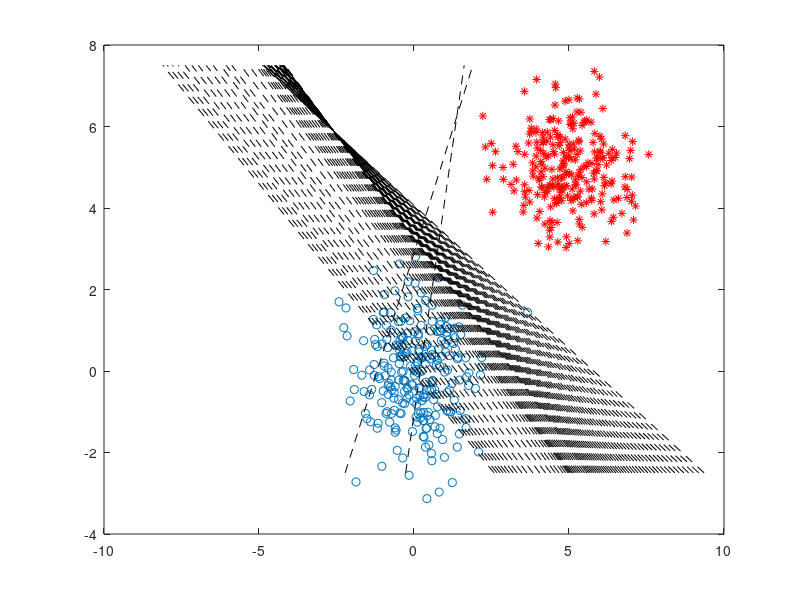

This chart was generated by the following MATLAB code: (Note: this script raises an error after producing the figure.)
clear all
close all
clc

x1 = randn(1, 250);
x2 = randn(1, 250);

C1 = [x1; x2];

x1 = 5 + randn(1, 250);
x2 = 5 + randn(1, 250);

C2 = [x1; x2];

plot(C1(1,:),C1(2,:),'o')
hold on
plot(C2(1,:),C2(2,:),'*r')

passo = 0.5;
W = randn(3,1);
Y = ones(3,1);
x = [C1 C2; ones(1,500)];
tal = [ones(250,1); -ones(250,1)];
cont = 0;
u = 125;
while u>=0.01;
    Y = [];
    tal1 = [];
    u = [];
    for k=1:500
        if (tal(k)*W'*x(:,k))>=0
         cont = cont+1;
         Y(:,cont) = x(:,k);
         tal1(cont,:) = tal(k);
        end
    end
    u2 = -2.5:7.5;
    u1 = (-W(2)/W(1))*u2 - (W(3)/W(1));
    
    plot(u1,u2,'k--')
    pause
    u = length(Y(1,:));
    if length(Y)==0
        W = W;
    else
    W = W - passo*Y*tal1;
    end
    
    
end


    
        
